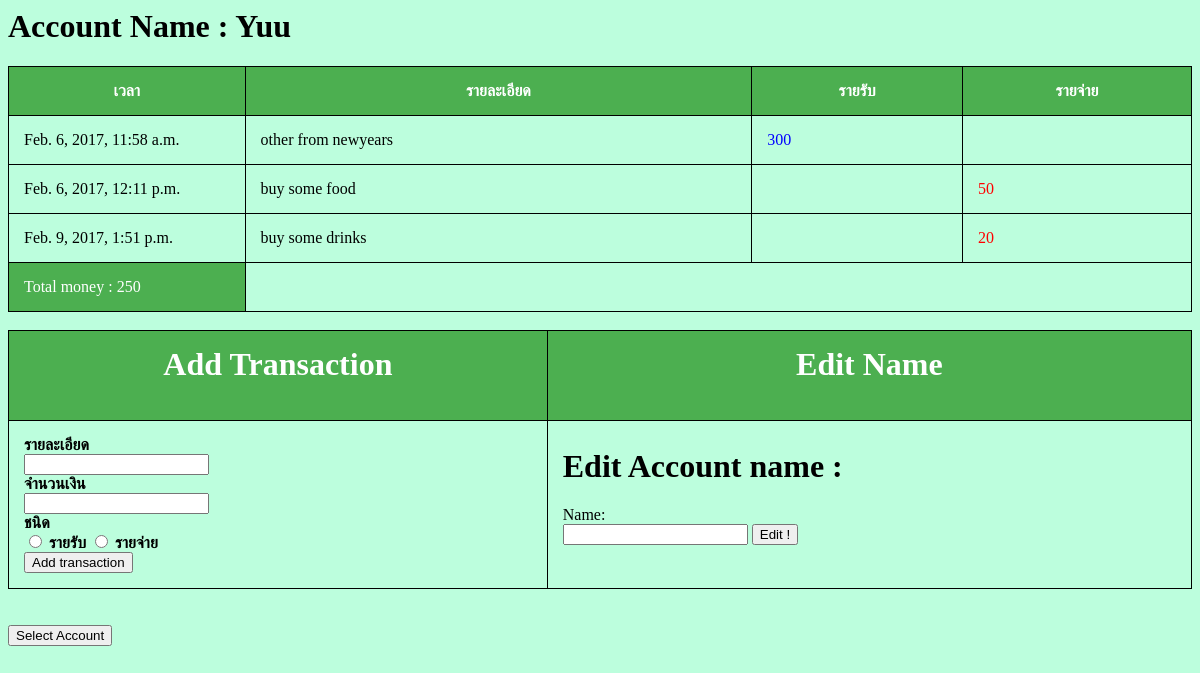
The page /account/acc/1/ on the database as committed earlier.
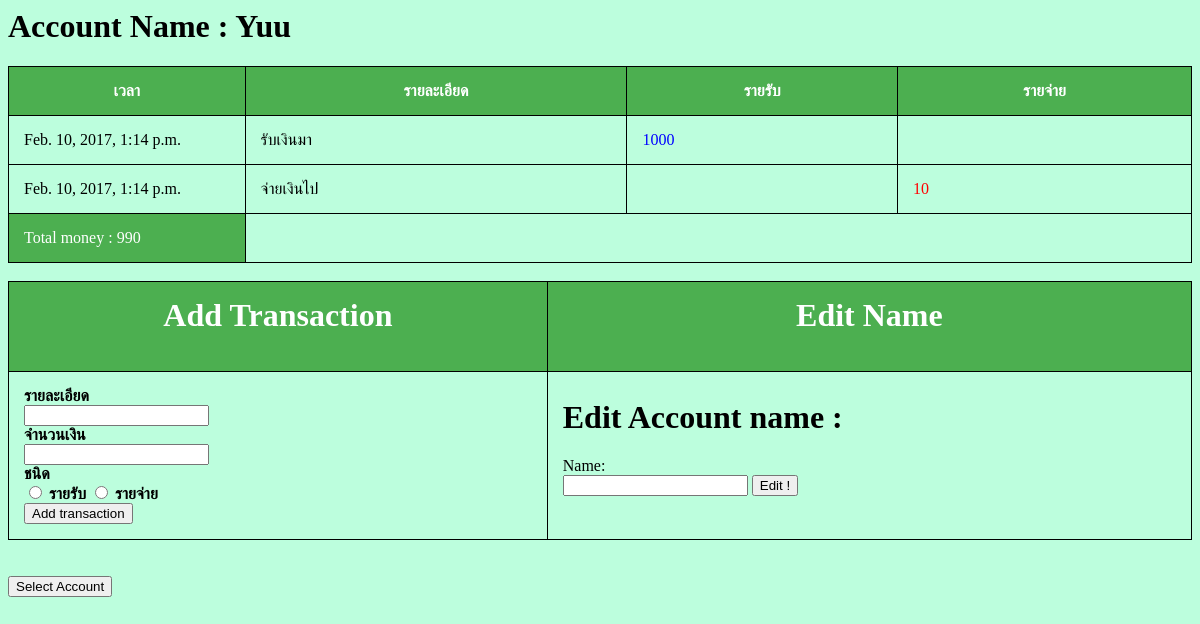
The same page on the database as committed later.
### account/models.py (models this page shows, shortened)
class Transaction(models.Model):
    account = models.ForeignKey(Account, on_delete=models.CASCADE)
    detail = models.CharField(max_length=200)
    value = models.IntegerField(default=0)
    date = models.DateTimeField('date and time')

class Account(models.Model):
    account_name = models.CharField(max_length=200)
    total = models.IntegerField(default=0)

### account/views.py (the view)
# urls.py: url(r'^acc/(?P<pk>[0-9]+)/$', views.DetailView.as_view(), name='detail'),
class DetailView(generic.DetailView):
    model = Account
    template_name = 'account/detail.html'

### account/templatetags/mul.py (called while the page is built)
@register.filter(name='mul')
def mul(value, arg):
    return value*arg

### account/templates/account/detail.html (shortened to what this page needs)
{% load mul %}
<body style="background-color: #bcfedd">
<h1>Account Name : {{ account.account_name }}</h1>
<table border="1">
<form action="{% url 'account:addtrans' account.id %}" method="post">
<tr>
    <th>เวลา</th>
    <th>รายละเอียด</th>
    <th>รายรับ</th>
    <th>รายจ่าย</th>
</tr>
{% for detail_list in account.transaction_set.all %}
    <tr><td width="20%">{{ detail_list.date }}</td><td>{{ detail_list.detail }}</td>
    {% if detail_list.value < 0 %} <td></td>
    <td style="color:red;">{{ detail_list.value|mul:-1 }}</td>
    {% else %}
    <td style="color:blue;">{{ detail_list.value }}</td><td></td>
    {% endif %}</tr>
{% endfor %}
<tr style="background-color: #4CAF50;color: white;"><td>Total money : {{ account.total }}</td></tr>
</table>
<br>
<table>
    <tr>
<th><h1>Add Transaction</h1></th>
<th><h1>Edit Name</h1></th></tr>
<tr>
<td>
<b>รายละเอียด
<br>
<input type="text" name="detail"/>
<br>จำนวนเงิน
<br>
<input type="number" name="value"/><br>
ชนิด<br>
  <input type="radio" name="t_type" value="income"> รายรับ
  <input type="radio" name="t_type" value="expense"> รายจ่าย<br>
<input type="submit" value="Add transaction" />
</form></td></b>
<td><form action="{% url 'account:editname' account.id %}" method="post">
<h1>Edit Account name : </h1>
Name:
<br>
<input type="text" name="name"/>
<input type="submit" value="Edit !" />
</form></td>
    </tr>
</table>
<br><br><a href="{% url 'account:index' %}"><input type="submit" value="Select Account" /></a>
</body>

Rows that differ between the two databases and show on the page:
removed Transaction: date "Feb. 6, 2017, 11:58 a.m.", detail "other from newyears", value "300"
removed Transaction: date "Feb. 6, 2017, 12:11 p.m.", detail "buy some food", value|mul "50"
removed Transaction: date "Feb. 9, 2017, 1:51 p.m.", detail "buy some drinks", value|mul "20"
changed Account "Yuu": total "250" → "990"
added Transaction: date "Feb. 10, 2017, 1:14 p.m.", detail "รับเงินมา", value "1000"
added Transaction: date "Feb. 10, 2017, 1:14 p.m.", detail "จ่ายเงินไป", value|mul "10"
